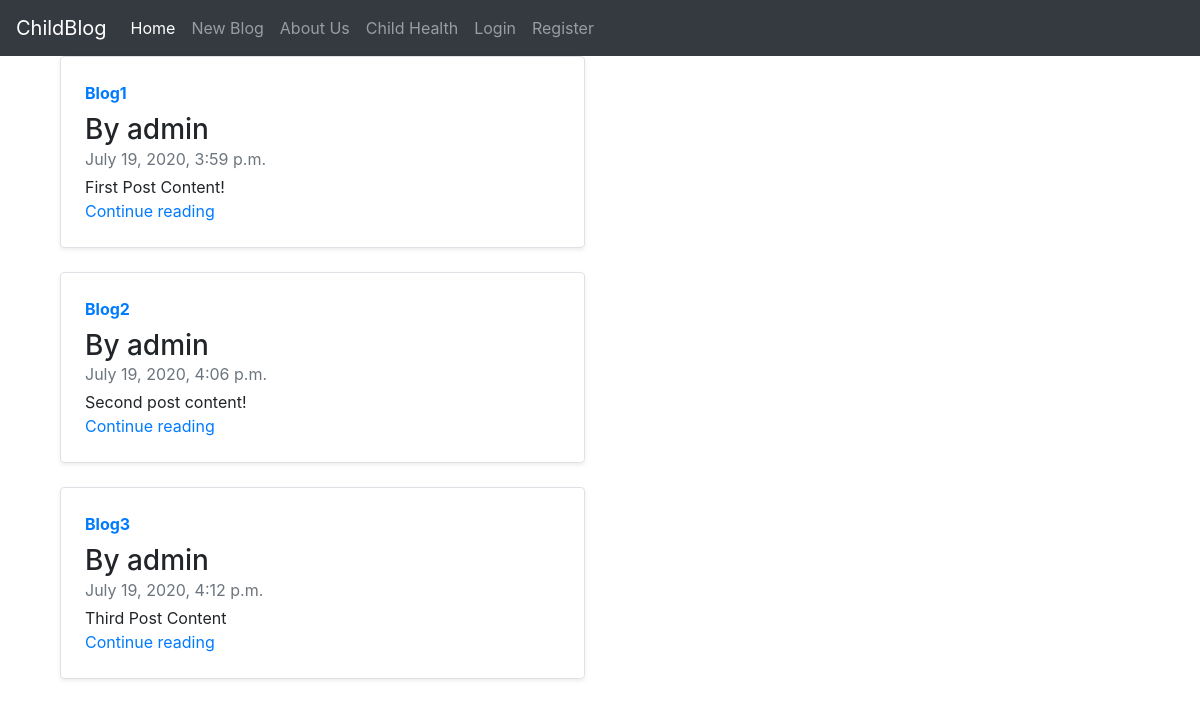
The page / on the database its author committed.
### blog/models.py (models this page shows, shortened)
class Post(models.Model):
    title = models.CharField(max_length=200)
    contents = models.TextField()
    date_posted =  models.DateTimeField(default=timezone.now)
    author = models.ForeignKey(User, on_delete=models.CASCADE)

### blog/views.py (the view)
# urls.py: path('', views.index, name='blog-home'),
def index(request):
    context={
        'posts':Post.objects.all()
    }
    return render(request, 'blog/index.htm', context)

### blog/templates/blog/index.htm
{% extends "blog/base.htm" %}
{%block content%}
    {% for post in posts %}
    <div class="col-md-6">
        <div
            class="row no-gutters border rounded overflow-hidden flex-md-row mb-4 shadow-sm h-md-250 position-relative">
            <div class="col p-4 d-flex flex-column position-static">
                <strong class="d-inline-block mb-2 text-primary">{{post.title}}</strong>
                <h3 class="mb-0">By {{post.author}}</h3>
                <div class="mb-1 text-muted">{{post.date_posted}}</div>
                <p class="card-text mb-auto">{{post.contents}}</p>
                <a href="#" class="stretched-link">Continue reading</a>
            </div>
        </div>
    </div>
    {% endfor %}
{% endblock %}

### blog/templates/blog/base.htm (shortened to what this page needs)
<!DOCTYPE html>
<html lang="en">
<head>
    <link rel="stylesheet" href="https://stackpath.bootstrapcdn.com/bootstrap/4.5.0/css/bootstrap.min.css"
>
</head>
<body>
    <nav class="navbar navbar-expand-lg navbar-dark bg-dark">
        <a class="navbar-brand" href="#">ChildBlog</a>
        <div class="collapse navbar-collapse" id="navbarNav">
            <ul class="navbar-nav">
                <li class="nav-item active">
                    <a class="nav-link" href="{% url 'blog-home' %}">Home <span class="sr-only">(current)</span></a>
                </li>
                <li class="nav-item">
                    <a class="nav-link" href="#">New Blog</a>
                </li>
                <li class="nav-item">
                    <a class="nav-link" href="{% url 'blog-about'%}">About Us</a>
                </li>
                <li class="nav-item">
                    <a class="nav-link" href="#">Child Health</a>
                </li>
                <li class="nav-item">
                    <a class="nav-link" href="#">Login</a>
                </li>
                <li class="nav-item">
                    <a class="nav-link" href="#">Register</a>
                </li>
            </ul>
        </div>
    </nav>
    <div class="container">
        {% block content %}{% endblock %}
    </div>
</body>
</html>

### rows shown on the page
Post: title "Blog1", author "admin", date_posted "July 19, 2020, 3:59 p.m.", contents "First Post Content!"
Post: title "Blog2", author "admin", date_posted "July 19, 2020, 4:06 p.m.", contents "Second post content!"
Post: title "Blog3", author "admin", date_posted "July 19, 2020, 4:12 p.m.", contents "Third Post Content"
